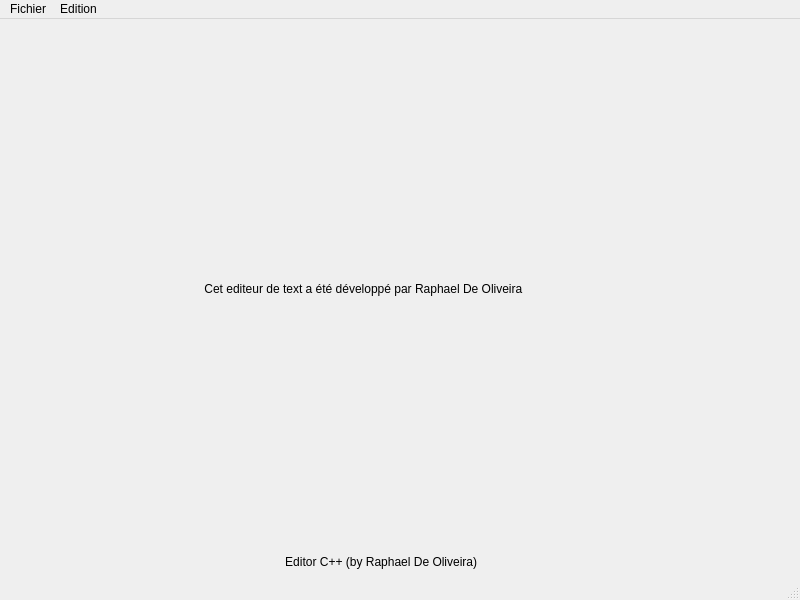
<?xml version="1.0" encoding="UTF-8"?>
<ui version="4.0">
 <class>MainWindow</class>
 <widget class="QMainWindow" name="MainWindow">
  <property name="geometry">
   <rect>
    <x>0</x>
    <y>0</y>
    <width>800</width>
    <height>600</height>
   </rect>
  </property>
  <property name="windowTitle">
   <string>Editor C++</string>
  </property>
  <widget class="QWidget" name="centralwidget">
   <layout class="QVBoxLayout" name="verticalLayout_2">
    <item>
     <widget class="QStackedWidget" name="stackedWidget">
      <property name="currentIndex">
       <number>1</number>
      </property>
      <widget class="QWidget" name="pageFichier">
       <layout class="QGridLayout" name="gridLayout">
        <item row="0" column="0">
         <widget class="QTabWidget" name="tabWidgetFichier">
          <property name="currentIndex">
           <number>-1</number>
          </property>
         </widget>
        </item>
       </layout>
      </widget>
      <widget class="QWidget" name="page_Ecriture">
       <layout class="QVBoxLayout" name="verticalLayout">
        <item>
         <widget class="QLabel" name="label_2">
          <property name="text">
           <string>                                                        Cet editeur de text a été développé par Raphael De Oliveira</string>
          </property>
         </widget>
        </item>
       </layout>
      </widget>
     </widget>
    </item>
    <item>
     <widget class="QLabel" name="label">
      <property name="text">
       <string>                                                                                   Editor C++ (by Raphael De Oliveira)</string>
      </property>
     </widget>
    </item>
   </layout>
  </widget>
  <widget class="QMenuBar" name="menubar">
   <property name="geometry">
    <rect>
     <x>0</x>
     <y>0</y>
     <width>800</width>
     <height>23</height>
    </rect>
   </property>
   <widget class="QMenu" name="menuEdition">
    <property name="title">
     <string>Edition</string>
    </property>
    <addaction name="actionCredit_de_fichier_txt"/>
   </widget>
   <widget class="QMenu" name="menuLecture">
    <property name="title">
     <string>Fichier</string>
    </property>
    <addaction name="actionEditer_les_fichiers_ouverts"/>
    <addaction name="separator"/>
    <addaction name="actionAjouter_fichier_txt"/>
   </widget>
   <addaction name="menuLecture"/>
   <addaction name="menuEdition"/>
  </widget>
  <widget class="QStatusBar" name="statusbar"/>
  <action name="actionLecture_de_fichier_txt">
   <property name="text">
    <string>Lecture de fichier .txt</string>
   </property>
  </action>
  <action name="actionCredit_de_fichier_txt">
   <property name="text">
    <string>Crédit</string>
   </property>
  </action>
  <action name="actionAjouter_fichier_txt">
   <property name="text">
    <string>Ajouter fichier .txt</string>
   </property>
  </action>
  <action name="actionEditer_les_fichiers_ouverts">
   <property name="text">
    <string>Editer les fichiers ouverts</string>
   </property>
  </action>
 </widget>
 <resources/>
 <connections/>
</ui>
